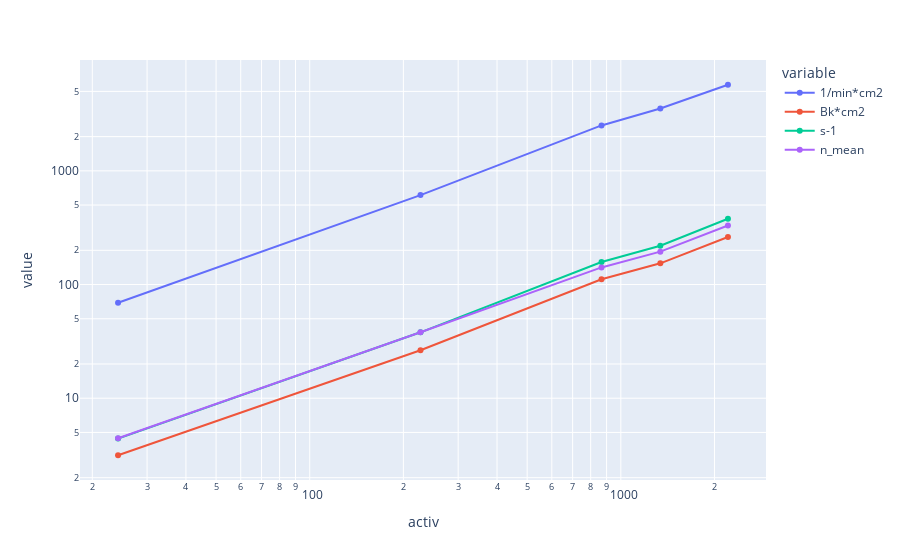

The notebook cell this image was saved under:
### Markdown cell above
### Отображаем данные в логарифмическом режиме

### Code cell
fig = px.line(data, y=['1/min*cm2', 'Bk*cm2', 's-1', 'n_mean'], x='activ' , markers='*', log_y=True, log_x=True)
fig.show()

### Figure 1 — Plotly figure (JSON) as saved in the notebook; plotly's stock layout.template omitted (floating-point values rounded to 4 significant figures)
{"data": [{"hovertemplate": "variable=1/min*cm2<br>activ=%{x}<br>value=%{y}<extra></extra>", "legendgroup": "1/min*cm2", "line": {"color": "#636efa", "dash": "solid"}, "marker": {"symbol": "circle"}, "mode": "lines+markers", "name": "1/min*cm2", "orientation": "v", "showlegend": true, "type": "scatter", "x": [24.2, 227, 866.9, 1340.0, 2210], "xaxis": "x", "y": [69.23, 612.3, 2510, 3540, 5720], "yaxis": "y"}, {"hovertemplate": "variable=Bk*cm2<br>activ=%{x}<br>value=%{y}<extra></extra>", "legendgroup": "Bk*cm2", "line": {"color": "#EF553B", "dash": "solid"}, "marker": {"symbol": "circle"}, "mode": "lines+markers", "name": "Bk*cm2", "orientation": "v", "showlegend": true, "type": "scatter", "x": [24.2, 227, 866.9, 1340.0, 2210], "xaxis": "x", "y": [3.15, 26.4, 111.3, 153.7, 261.7], "yaxis": "y"}, {"hovertemplate": "variable=s-1<br>activ=%{x}<br>value=%{y}<extra></extra>", "legendgroup": "s-1", "line": {"color": "#00cc96", "dash": "solid"}, "marker": {"symbol": "circle"}, "mode": "lines+markers", "name": "s-1", "orientation": "v", "showlegend": true, "type": "scatter", "x": [24.2, 227, 866.9, 1340.0, 2210], "xaxis": "x", "y": [4.415, 38, 157.7, 219.7, 379], "yaxis": "y"}, {"hovertemplate": "variable=n_mean<br>activ=%{x}<br>value=%{y}<extra></extra>", "legendgroup": "n_mean", "line": {"color": "#ab63fa", "dash": "solid"}, "marker": {"symbol": "circle"}, "mode": "lines+markers", "name": "n_mean", "orientation": "v", "showlegend": true, "type": "scatter", "x": [24.2, 227, 866.9, 1340.0, 2210], "xaxis": "x", "y": [4.45, 38.05, 141.4, 194.8, 330.9], "yaxis": "y"}], "layout": {"legend": {"title": {"text": "variable"}, "tracegroupgap": 0}, "margin": {"t": 60}, "xaxis": {"anchor": "y", "domain": [0, 1], "title": {"text": "activ"}, "type": "log"}, "yaxis": {"anchor": "x", "domain": [0, 1], "title": {"text": "value"}, "type": "log"}}}
